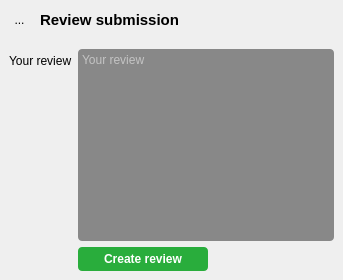
        <widget class="CreateReviewPage" name="make_review_page">
         <layout class="QVBoxLayout" name="verticalLayout">
          <property name="spacing">
           <number>0</number>
          </property>
          <property name="leftMargin">
           <number>0</number>
          </property>
          <property name="topMargin">
           <number>0</number>
          </property>
          <property name="rightMargin">
           <number>0</number>
          </property>
          <property name="bottomMargin">
           <number>0</number>
          </property>
          <item>
           <widget class="QWidget" name="widget_16" native="true">
            <property name="sizePolicy">
             <sizepolicy hsizetype="Preferred" vsizetype="Fixed">
              <horstretch>0</horstretch>
              <verstretch>0</verstretch>
             </sizepolicy>
            </property>
            <property name="minimumSize">
             <size>
              <width>0</width>
              <height>40</height>
             </size>
            </property>
            <property name="maximumSize">
             <size>
              <width>16777215</width>
              <height>40</height>
             </size>
            </property>
            <layout class="QHBoxLayout" name="horizontalLayout_14">
             <property name="spacing">
              <number>0</number>
             </property>
             <property name="leftMargin">
              <number>0</number>
             </property>
             <property name="topMargin">
              <number>0</number>
             </property>
             <property name="rightMargin">
              <number>0</number>
             </property>
             <property name="bottomMargin">
              <number>0</number>
             </property>
             <item>
              <widget class="QWidget" name="widget_17" native="true">
               <layout class="QHBoxLayout" name="horizontalLayout_15">
                <property name="spacing">
                 <number>0</number>
                </property>
                <property name="leftMargin">
                 <number>0</number>
                </property>
                <property name="topMargin">
                 <number>0</number>
                </property>
                <property name="rightMargin">
                 <number>0</number>
                </property>
                <property name="bottomMargin">
                 <number>0</number>
                </property>
                <item>
                 <spacer name="horizontalSpacer_21">
                  <property name="orientation">
                   <enum>Qt::Horizontal</enum>
                  </property>
                  <property name="sizeType">
                   <enum>QSizePolicy::Minimum</enum>
                  </property>
                  <property name="sizeHint" stdset="0">
                   <size>
                    <width>10</width>
                    <height>20</height>
                   </size>
                  </property>
                 </spacer>
                </item>
                <item>
                 <widget class="QToolButton" name="add_review_back_button">
                  <property name="minimumSize">
                   <size>
                    <width>0</width>
                    <height>30</height>
                   </size>
                  </property>
                  <property name="maximumSize">
                   <size>
                    <width>16777215</width>
                    <height>30</height>
                   </size>
                  </property>
                  <property name="cursor">
                   <cursorShape>PointingHandCursor</cursorShape>
                  </property>
                  <property name="styleSheet">
                   <string notr="true">border: none;</string>
                  </property>
                  <property name="text">
                   <string>...</string>
                  </property>
                  <property name="icon">
                   <iconset>
                    <normaloff>../images/back.png</normaloff>../images/back.png</iconset>
                  </property>
                 </widget>
                </item>
               </layout>
              </widget>
             </item>
             <item>
              <widget class="QLabel" name="label">
               <property name="sizePolicy">
                <sizepolicy hsizetype="Preferred" vsizetype="Preferred">
                 <horstretch>0</horstretch>
                 <verstretch>0</verstretch>
                </sizepolicy>
               </property>
               <property name="minimumSize">
                <size>
                 <width>0</width>
                 <height>30</height>
                </size>
               </property>
               <property name="maximumSize">
                <size>
                 <width>16777215</width>
                 <height>30</height>
                </size>
               </property>
               <property name="styleSheet">
                <string notr="true">font-weight: bold; font-size: 15px; margin-left: 7px;</string>
               </property>
               <property name="text">
                <string>Review submission</string>
               </property>
               <property name="alignment">
                <set>Qt::AlignLeading|Qt::AlignLeft|Qt::AlignVCenter</set>
               </property>
              </widget>
             </item>
             <item>
              <spacer name="horizontalSpacer_22">
               <property name="orientation">
                <enum>Qt::Horizontal</enum>
               </property>
               <property name="sizeHint" stdset="0">
                <size>
                 <width>40</width>
                 <height>20</height>
                </size>
               </property>
              </spacer>
             </item>
            </layout>
           </widget>
          </item>
          <item>
           <widget class="QWidget" name="widget_11" native="true">
            <layout class="QFormLayout" name="formLayout_5">
             <property name="fieldGrowthPolicy">
              <enum>QFormLayout::ExpandingFieldsGrow</enum>
             </property>
             <property name="formAlignment">
              <set>Qt::AlignLeading|Qt::AlignLeft|Qt::AlignTop</set>
             </property>
             <item row="0" column="0">
              <widget class="QLabel" name="label_16">
               <property name="text">
                <string>Your review</string>
               </property>
              </widget>
             </item>
             <item row="1" column="1">
              <widget class="QPushButton" name="make_review_button">
               <property name="sizePolicy">
                <sizepolicy hsizetype="Fixed" vsizetype="Fixed">
                 <horstretch>0</horstretch>
                 <verstretch>24</verstretch>
                </sizepolicy>
               </property>
               <property name="minimumSize">
                <size>
                 <width>130</width>
                 <height>24</height>
                </size>
               </property>
               <property name="maximumSize">
                <size>
                 <width>130</width>
                 <height>16777215</height>
                </size>
               </property>
               <property name="cursor">
                <cursorShape>PointingHandCursor</cursorShape>
               </property>
               <property name="styleSheet">
                <string notr="true">border: none;
border-radius: 4px;
background-color: rgb(41, 173, 60);
color: white;
font-weight: bold;
font-size: 12px;</string>
               </property>
               <property name="text">
                <string>Create review</string>
               </property>
              </widget>
             </item>
             <item row="0" column="1">
              <widget class="QPlainTextEdit" name="review_input">
               <property name="styleSheet">
                <string notr="true">background-color: #888;
border-radius: 4px;
color: white;</string>
               </property>
               <property name="placeholderText">
                <string>Your review</string>
               </property>
              </widget>
             </item>
            </layout>
           </widget>
          </item>
         </layout>
        </widget>
